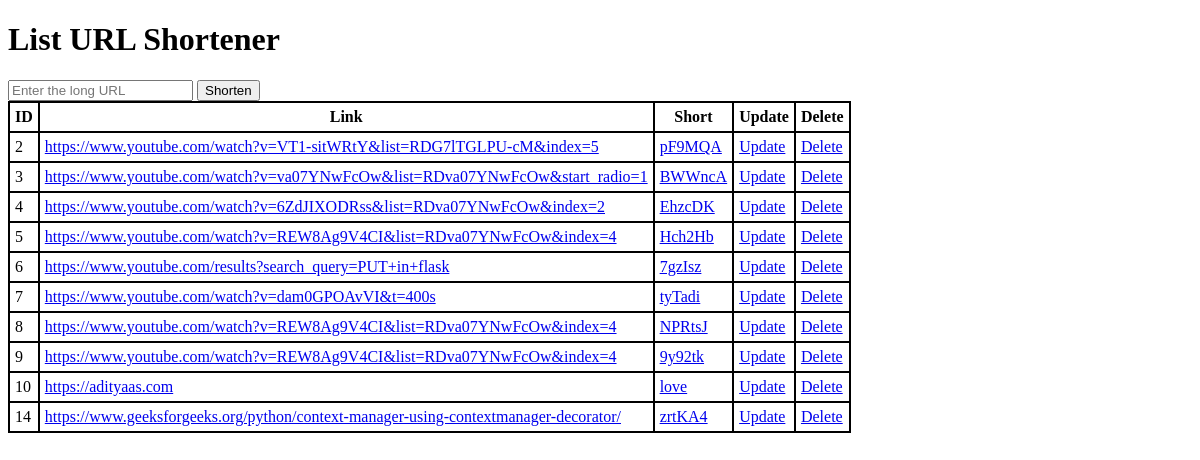
Page /link on the earlier database version.
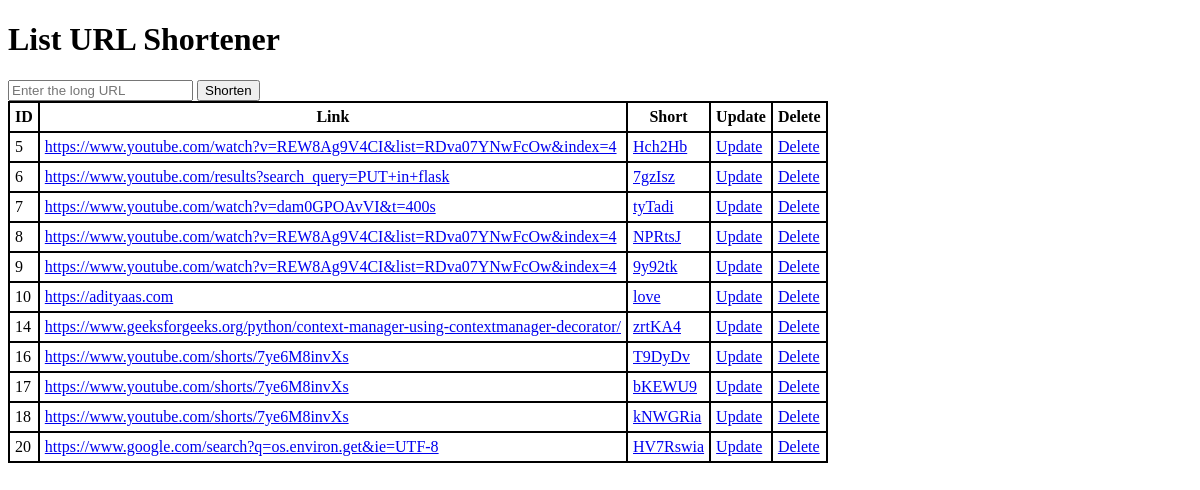
Same page on the later database version.
### tables this page shows
CREATE TABLE urls (
                id INTEGER PRIMARY KEY AUTOINCREMENT,
                short_url TEXT UNIQUE,
                long_url TEXT,
                created_at TIMESTAMP DEFAULT CURRENT_TIMESTAMP);

### cleanArchitecture/app.py (the view)
    @app.route('/link', methods=['GET', 'POST'])
    def index():
        return url_controller.index()

### cleanArchitecture/controllers.py (called while the page is built, shortened)
    def index(self):
        try:
            urls = self.url_service.get_all_urls()
            return render_template('index.html', links=urls)
        except Exception as e:
            return render_template('index.html', error=e)

### cleanArchitecture/repositories.py (called while the page is built)
    @contextmanager
    def _get_connection(self):
        conn = None
        try:
            conn = sqlite3.connect(self.database_path)
            conn.row_factory = sqlite3.Row
            yield conn
        except sqlite3.Error as e:
            if conn:
                conn.rollback()
            raise RuntimeError(f"Database error: {e}")
        finally:
            if conn:
                conn.close()

    def get_all(self) -> List[Url]:
        with self._get_connection() as conn:
            cur = conn.cursor()
            cur.execute('SELECT * FROM urls')
            rows = cur.fetchall()
            return [self._row_to_url(row) for row in rows]

    def _row_to_url(self, row) -> Url:
        return Url(
            id=row['id'],
            short_url=row['short_url'],
            long_url=row['long_url'],
            created_at=datetime.fromisoformat(row['created_at'])
        )

### templates/index.html (shortened to what this page needs)
<!doctype html>
<html lang="en">
<head>
</head>
<body>
    <h1>List URL Shortener</h1>
    <form method="POST" action="{{ url_for('index') }}">
        <input type="text" name="long_url" placeholder="Enter the long URL">
        <button type="submit" name="short_url">Shorten</button>
    </form>
    <table>
        <thead>
            <tr>
                <th>ID</th>
                <th>Link</th>
                <th>Short</th>
                <th>Update</th>
                <th>Delete</th>
            </tr>
        </thead>
        <tbody>
            {% for link in links %}
            <tr>
                <td>{{ link.id }}</td>
                <td>
                    <a href="{{ link.long_url }}" target="_blank">{{ link.long_url }}</a>
                </td>
                <td>
                    <a href="/link/{{ link.short_url }}" target="_blank">{{ link.short_url }}</a>
                </td>
                <td>
                    <a href="/link/{{ link.id }}">Update</a>
                </td>
                <td>
                    <a href="/link/del/{{ link.id }}">Delete</a>
                </td>
            </tr>
            {% endfor %}
        </tbody>
    </table>
</body>
</html>

Differences in the rows shown:
removed urls: id "2", long_url "https://www.youtube.com/watch?v=VT1-sitWRtY&list=RDG7lTGLPU-cM&index=5", short_url "pF9MQA"
removed urls: id "3", long_url "https://www.youtube.com/watch?v=va07YNwFcOw&list=RDva07YNwFcOw&start_radio=1", short_url "BWWncA"
removed urls: id "4", long_url "https://www.youtube.com/watch?v=6ZdJIXODRss&list=RDva07YNwFcOw&index=2", short_url "EhzcDK"
added urls: id "16", long_url "https://www.youtube.com/shorts/7ye6M8invXs", short_url "T9DyDv"
added urls: id "17", long_url "https://www.youtube.com/shorts/7ye6M8invXs", short_url "bKEWU9"
added urls: id "18", long_url "https://www.youtube.com/shorts/7ye6M8invXs", short_url "kNWGRia"
added urls: id "20", long_url "https://www.google.com/search?q=os.environ.get&ie=UTF-8", short_url "HV7Rswia"
